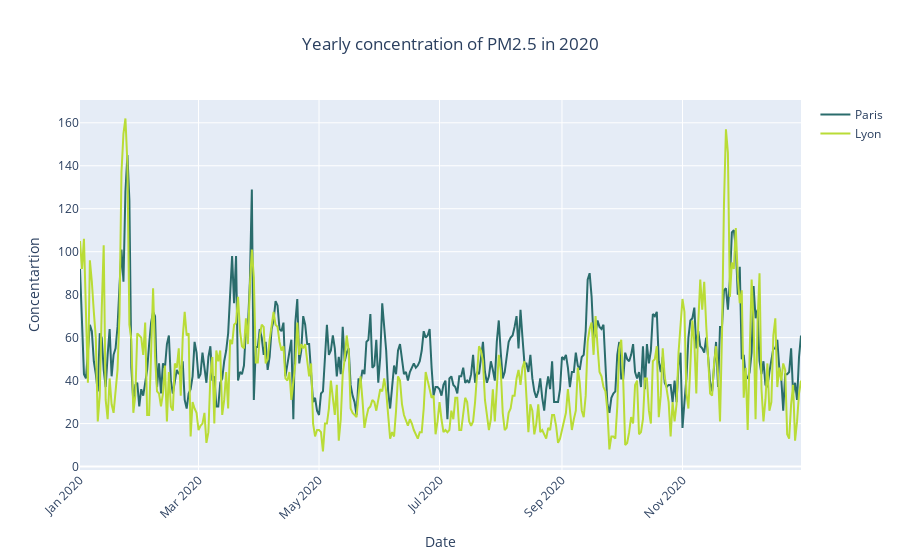

Here is the notebook cell this chart was saved with:
### Code cell
fig_pollutant_year = go.Figure()
fig_pollutant_year.add_trace(go.Line(
    x=line_paris['datetime'],
    y=line_paris[pollutant],
    name='Paris',
    line_color='#2A6C6C'
))
fig_pollutant_year.add_trace(go.Line(
    x=line_lyon['datetime'],
    y=line_lyon[pollutant],
    name='Lyon',
    line_color='#B9DC36'
))

name_poll = {'pm25':'PM2.5', 'pm10':'PM10','o3':'ozone','no2': 'nitrogen dioxide'}
# Layout
fig_pollutant_year.update_layout(barmode='group', xaxis_tickangle=-45,title=f"Yearly concentration of {name_poll[pollutant]} in {year_chart}",title_x=0.5,xaxis_title="Date",
    yaxis_title="Concentartion",)
# Plot
fig_pollutant_year.show()

### Figure 1 — Plotly figure (JSON) as saved in the notebook; plotly's stock layout.template omitted (floating-point values rounded to 4 significant figures; data arrays with more than 128 entries replaced by an {"elided": "..."} marker saying what was removed)
{"data": [{"line": {"color": "#2A6C6C"}, "name": "Paris", "type": "scatter", "x": {"elided": "366 str values"}, "y": {"elided": "366 float values"}}, {"line": {"color": "#B9DC36"}, "name": "Lyon", "type": "scatter", "x": {"elided": "366 str values"}, "y": {"elided": "366 float values"}}], "layout": {"barmode": "group", "title": {"text": "Yearly concentration of PM2.5 in 2020", "x": 0.5}, "xaxis": {"tickangle": -45, "title": {"text": "Date"}}, "yaxis": {"title": {"text": "Concentartion"}}}}
